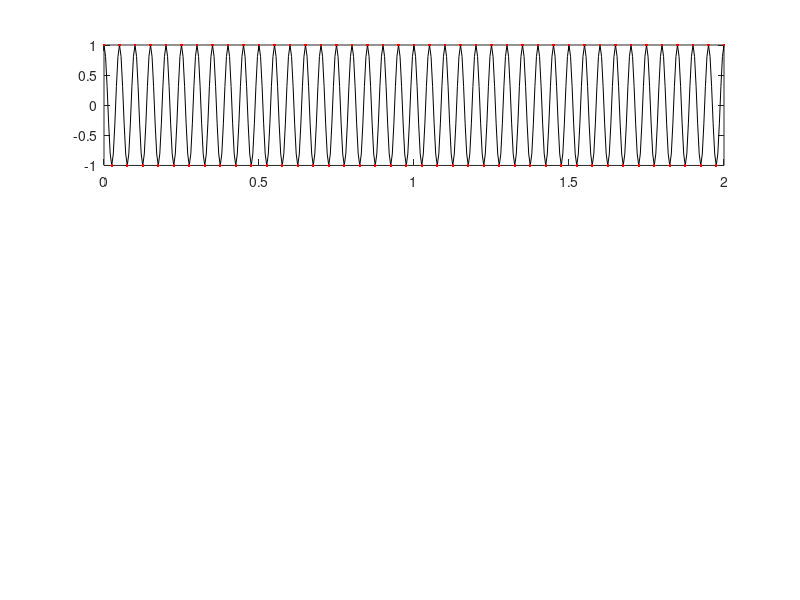

Write the MATLAB code that produced this figure.
clear
hold off
%% Below is a test of the Nyquist theorem experinment

% figure
subplot(3,1,1)

% Original signal (

freq_signal = 20
freq_sample = 2*freq_signal;
time_duration = 2; % second
t_signal = 0:(1/freq_signal/10):time_duration;
f_signal = cos(2*pi*freq_signal*t_signal);
plot(t_signal, f_signal, 'k')
hold on
t_sample = 0:(1/freq_sample):2;
f_sample = cos(2*pi*freq_signal*t_sample);
plot(t_sample, f_sample, 'r.');




